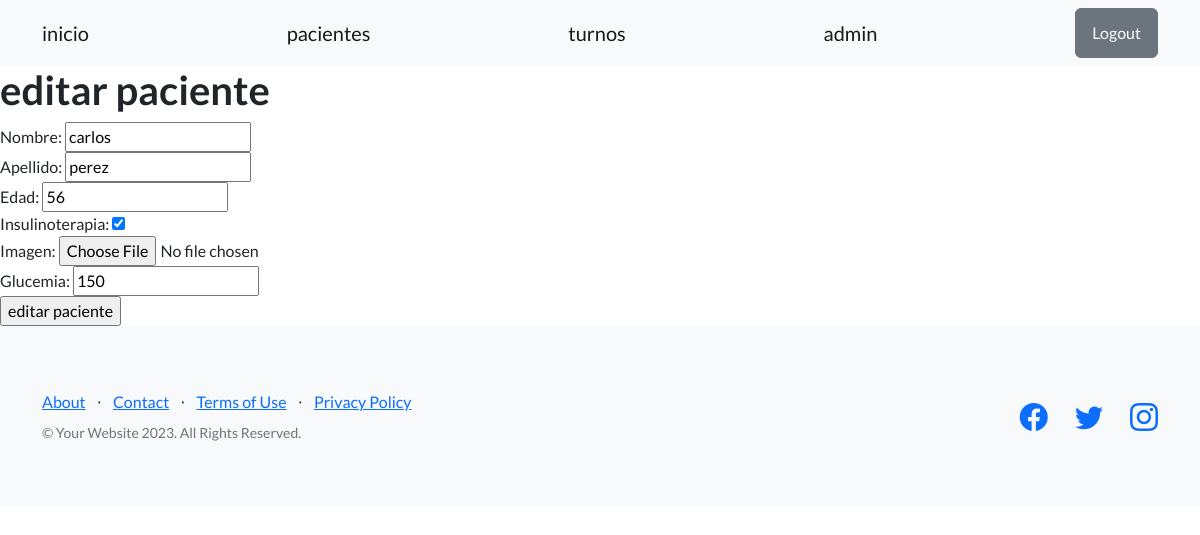
The app's page /pacientes/1/editar (signed in), older data.
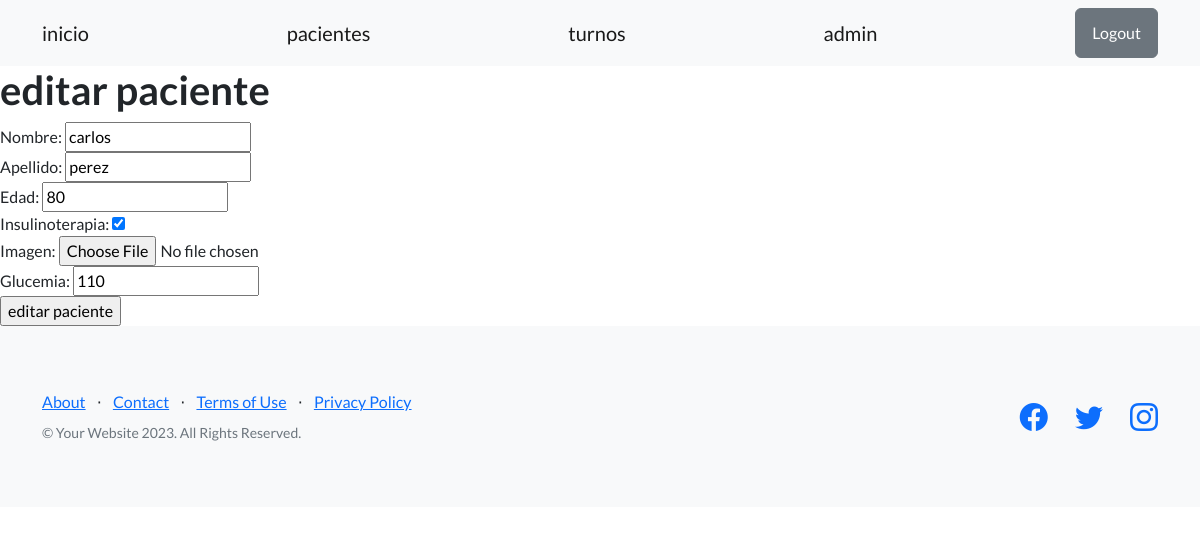
The same page, newer data.
### inicio/models.py (models this page shows, shortened)
class Paciente(models.Model):
    nombre = models.CharField(max_length=50)
    apellido = models.CharField(max_length=50)
    edad = models.IntegerField()
    glucemia = models.IntegerField()
    insulinoterapia = models.BooleanField(default=False)
    descripcion = RichTextField(null=True)
    imagen = models.ImageField(upload_to='pacientes', null=True, blank=True)

### inicio/views.py (the view, shortened to what this page needs)
# urls.py: path('pacientes/<int:id_paciente>/editar', editar_paciente, name='editar_paciente'),
@login_required
def editar_paciente(request, id_paciente):
    paciente = Paciente.objects.get(id=id_paciente)
    formulario = FormularioEditarPaciente(initial={ "nombre": paciente.nombre, "apellido": paciente.apellido, "edad": paciente.edad, "glucemia": paciente.glucemia, "insulinoterapia": paciente.insulinoterapia, "descripcion": paciente.descripcion})
    return render(request, 'inicio/editar_paciente.html', {"paciente": paciente, "formulario": formulario})

### inicio/forms.py
class FormularioEditarPaciente(FormularioBasePaciente):
    glucemia = forms.IntegerField()

### inicio/templates/inicio/editar_paciente.html (shortened to what this page needs)
{% extends "padre.html" %}
{% block header %}
<h1>editar paciente {{pacientes.id}} </h1>
{% endblock header %}
{% block main %}
    <form action={% url "editar_paciente" paciente.id %} method="POST">
      <table>
        {{formulario}}
      </table>
      <input type="submit" value="editar paciente">
    </form>
{% endblock main %}

Row changes from the older to the newer data that the page shows:
changed Paciente "carlos": edad "56" → "80"; glucemia "150" → "110"
